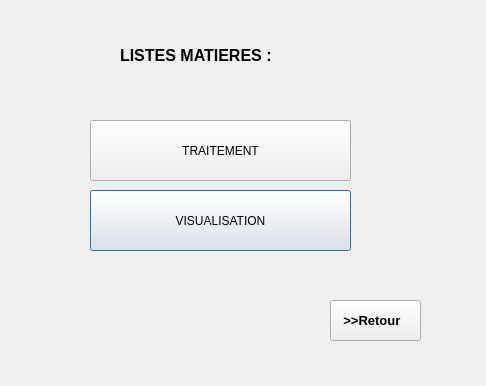
<?xml version="1.0" encoding="UTF-8"?>
<ui version="4.0">
 <class>matiere1</class>
 <widget class="QDialog" name="matiere1">
  <property name="geometry">
   <rect>
    <x>0</x>
    <y>0</y>
    <width>486</width>
    <height>386</height>
   </rect>
  </property>
  <property name="windowTitle">
   <string>Dialog</string>
  </property>
  <widget class="QPushButton" name="visualisation">
   <property name="geometry">
    <rect>
     <x>90</x>
     <y>190</y>
     <width>261</width>
     <height>61</height>
    </rect>
   </property>
   <property name="text">
    <string>VISUALISATION</string>
   </property>
  </widget>
  <widget class="QLabel" name="label_2">
   <property name="geometry">
    <rect>
     <x>120</x>
     <y>40</y>
     <width>171</width>
     <height>31</height>
    </rect>
   </property>
   <property name="font">
    <font>
     <pointsize>12</pointsize>
     <weight>75</weight>
     <bold>true</bold>
    </font>
   </property>
   <property name="text">
    <string>LISTES MATIERES :</string>
   </property>
  </widget>
  <widget class="QPushButton" name="pushButton">
   <property name="geometry">
    <rect>
     <x>330</x>
     <y>300</y>
     <width>91</width>
     <height>41</height>
    </rect>
   </property>
   <property name="font">
    <font>
     <pointsize>10</pointsize>
     <weight>75</weight>
     <bold>true</bold>
    </font>
   </property>
   <property name="text">
    <string>&gt;&gt;Retour  </string>
   </property>
  </widget>
  <widget class="QPushButton" name="TRAIEMENT">
   <property name="geometry">
    <rect>
     <x>90</x>
     <y>120</y>
     <width>261</width>
     <height>61</height>
    </rect>
   </property>
   <property name="text">
    <string>TRAITEMENT</string>
   </property>
  </widget>
 </widget>
 <resources/>
 <connections/>
</ui>
